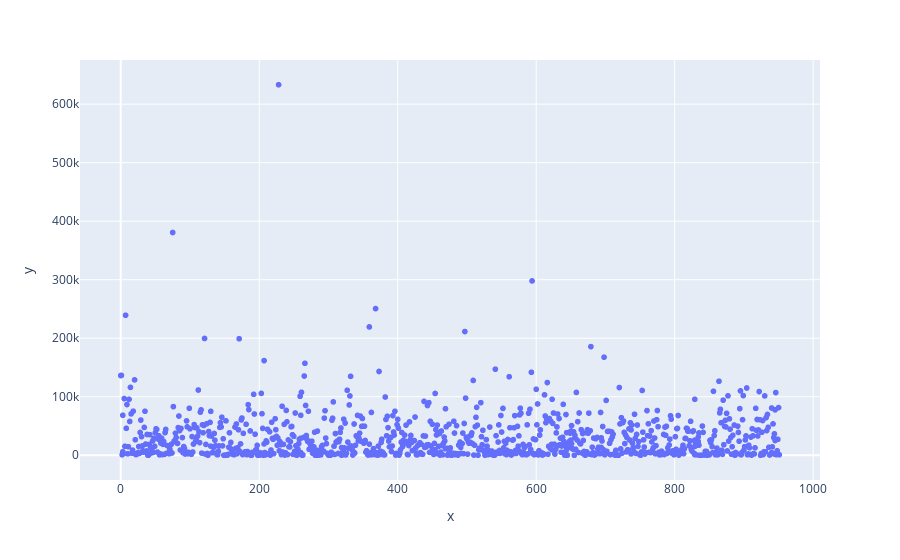

The notebook cell this image was saved under:
### Code cell
fig = px.scatter(x=d['DISTRICT'], y=d['CASES'])
fig.show()

### Figure 1 — Plotly figure (JSON) as saved in the notebook; plotly's stock layout.template omitted (floating-point values rounded to 4 significant figures; data arrays with more than 128 entries replaced by an {"elided": "..."} marker saying what was removed)
{"data": [{"hovertemplate": "x=%{x}<br>y=%{y}<extra></extra>", "legendgroup": "", "marker": {"color": "#636efa", "symbol": "circle"}, "mode": "markers", "name": "", "showlegend": false, "type": "scattergl", "x": {"elided": "1014 int values"}, "xaxis": "x", "y": {"elided": "1014 int values"}, "yaxis": "y"}], "layout": {"legend": {"tracegroupgap": 0}, "margin": {"t": 60}, "xaxis": {"anchor": "y", "domain": [0, 1], "title": {"text": "x"}}, "yaxis": {"anchor": "x", "domain": [0, 1], "title": {"text": "y"}}}}
